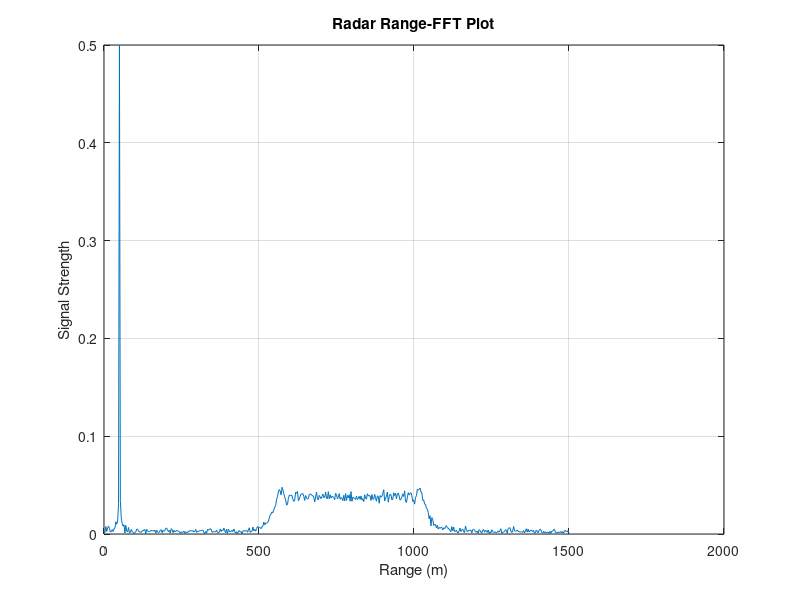

The MATLAB script that drew this image:
clear; clc; close all;
% --- 1. Define Parameters ---
c = 3e8;                        % Speed of light (m/s)
fc = 77e9;                      % Carrier frequency (Hz)
bw = 300e6;                     % Chirp bandwidth (Hz)
T = 10e-6;                      % Chirp duration (s)
fs = 2 * bw;                    % Sample rate (Hz)

target_range = 50;              % Target range (m)
target_rcs = 1;                 % Target radar cross section (arbitrary for this demo)

% --- 2. Generate Transmitted Signal (Tx) ---
t = 0 : 1/fs : T - 1/fs;        % Time vector for one chirp
k = bw / T;                     % Chirp rate (slope)

% Phase of the transmitted signal
tx_phase = 2 * pi * (fc * t + (k/2) * t.^2);
Tx = cos(tx_phase);

% --- 3. Simulate Received Signal (Rx) ---

% Calculate round-trip time delay
tau = (2 * target_range) / c;

% Create the time vector for the received signal
t_rx = t - tau;

% Phase of the received signal
% We use the delayed time vector 't_rx' in the same phase equation
rx_phase = 2 * pi * (fc * t_rx + (k/2) * t_rx.^2);
Rx = cos(rx_phase);

% Attenuate the signal (optional, based on 1/R^4)
% For a simple demo, we can skip complex path loss and just add noise.
Rx = awgn(Rx, 20, 'measured');   % Add Additive White Gaussian Noise (SNR = 20 dB

% --- 4. Process the Signal (Mixing and FFT) ---

% Mix the Tx and Rx signals (element-wise multiplication)
Mix = Tx .* Rx;

% Perform an FFT on the mixed (beat) signal to find its frequency
n_fft = 1024; % Number of FFT points
Y = fft(Mix, n_fft);
P2 = abs(Y/n_fft);
P1 = P2(1:n_fft/2+1);
P1(2:end-1) = 2*P1(2:end-1);

% Create the frequency axis for the FFT plot
f_axis = fs * (0:(n_fft/2)) / n_fft;

% --- 5. Visualize the Result ---

% Convert the beat frequency axis to a range axis
range_axis = (f_axis * c) / (2 * k);

% Plot the Range-FFT
figure;
plot(range_axis, P1);
title('Radar Range-FFT Plot');
xlabel('Range (m)');
ylabel('Signal Strength');
grid on;

[max_val, max_idx] = max(P1);
fprintf('Detected target at %.2f meters.\n', range_axis(max_idx));